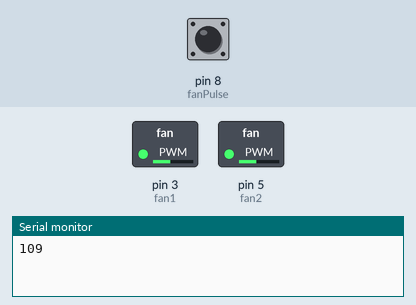
Simulated run of this sketch. Board: Arduino Uno, built with avr-gcc and run on an emulated ATmega328P. Parts: switched loads named in the sketch (green lamp = pin HIGH), the last lines printed to the serial monitor. Inputs (shaded band) come from the test bench; at power-on: pin 8 (fanPulse) HIGH.

Above: at 0.05 s.
At 21.05 s:
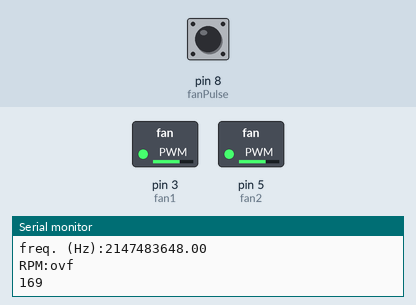
At 42.25 s:
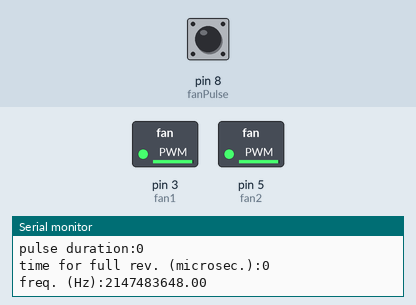
Timing chart, 0 to 62.7 s (numbered marks = the images above):
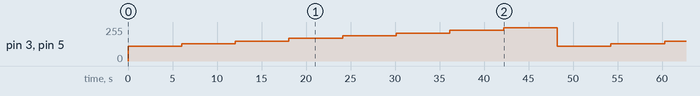

The sketch:

variable_fan.ino
```cpp
/*
 * Lifted and modified from:
 *http://www.beefrankly.org/blog/2011/12/21/read-out-4-pin-cpu-fan-speed/
 *
 * Wire fans in parallel, using 12 v power supply
 */
int fanPulse = 8; // not needed unless you want to know speed
int fan1 = 3; // PWM for fan1
int fan2 = 5; // PWM for fan2


unsigned long pulseDuration;

void setup()
{
  Serial.begin(9600);
  pinMode(fanPulse, INPUT);
  digitalWrite(fanPulse,HIGH);
}

void readPulse() {
  pulseDuration = pulseIn(fanPulse, LOW);
  double frequency = 1000000/pulseDuration;

  Serial.print("pulse duration:");
  Serial.println(pulseDuration);

  Serial.print("time for full rev. (microsec.):");
  Serial.println(pulseDuration*2);
  Serial.print("freq. (Hz):");
  Serial.println(frequency/2);
  Serial.print("RPM:");
  Serial.println(frequency/2*60);

}

void loop()
{
  for (int velocity = 109; velocity < 255; velocity += 20)
  {
    Serial.println(velocity);
    analogWrite(fan1, velocity);
    analogWrite(fan2, velocity);
    delay(5000);
    readPulse();
  }
}
```

Measured:
- by itself, pin 3 (fan1), pin 5 (fan2): repeats every 48.2 s: 129/255 6.0 s, 149/255 6.0 s, 169/255 6.0 s, 189/255 6.0 s, 209/255 6.0 s, 229/255 6.0 s, 249/255 6.0 s, 109/255 6.0 s
